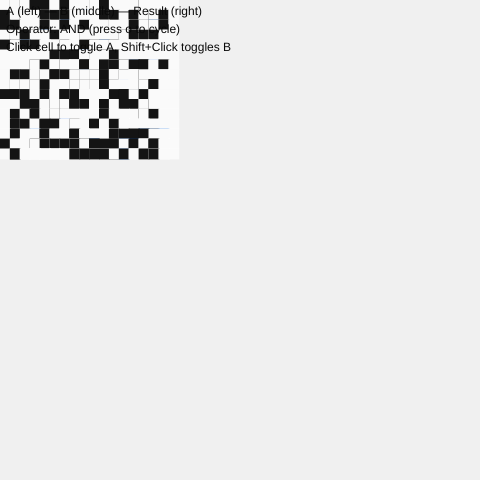
Frame 1 (no input)
Frame 60 (no input): identical to frame 1, image omitted
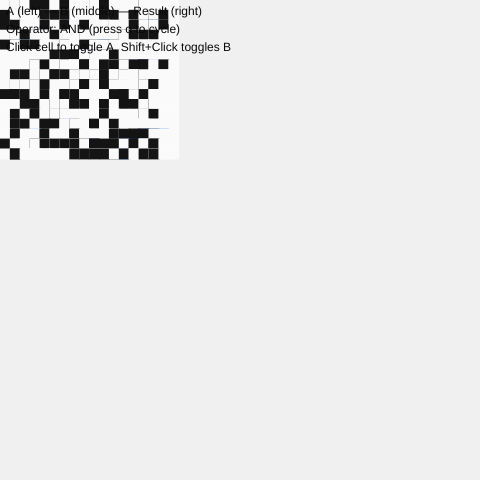
Frame 120 (the mouse pressed at the canvas centre since frame 60)

The p5.js sketch that drew these frames (run headless with seeded random() and noise() and a simulated clock; from frame 60 on, the mouse is pressed at the canvas centre):

// p5.js sketch
// ── sketch.js
// GENUARY DAY 07: Boolean algebra.
// ÉTOILES RÉGULIÈRES

/*
 Interactive boolean grid: two layers A and B of bits. The result C
 is computed per-cell using the selected operator (AND/OR/XOR). Click to
 toggle A (shift+click toggles B). Press `o` to cycle the operator.
*/

const NP = 480;
const COLS = 16;
const ROWS = 16;
let A = [];
let B = [];
let opIndex = 0;
const OPS = ["AND", "OR", "XOR"];

function setup() {
  createCanvas(NP, NP);
  initGrids();
  noStroke();
}

function initGrids() {
  A = new Array(ROWS).fill(0).map(() => new Array(COLS).fill(0));
  B = new Array(ROWS).fill(0).map(() => new Array(COLS).fill(0));
  // random seed pattern
  for (let r = 0; r < ROWS; r++)
    for (let c = 0; c < COLS; c++) {
      A[r][c] = random() < 0.35 ? 1 : 0;
      B[r][c] = random() < 0.35 ? 1 : 0;
    }
}

function draw() {
  background(240);
  const w = width / COLS;
  const h = height / ROWS;
  for (let r = 0; r < ROWS; r++) {
    for (let c = 0; c < COLS; c++) {
      const ax = A[r][c];
      const bx = B[r][c];
      // left half: A
      fill(ax ? 20 : 250);
      rect(c * w * 0.33, r * h * 0.33, w * 0.33 + 1, h * 0.33 + 1);
      // middle: B
      fill(bx ? 20 : 250);
      rect(c * w * 0.33 + w * 0.33, r * h * 0.33, w * 0.33 + 1, h * 0.33 + 1);
      // right: result
      const res = applyOp(ax, bx, OPS[opIndex]);
      fill(res ? "#1a73e8" : 250);
      rect(
        c * w * 0.33 + 2 * w * 0.33,
        r * h * 0.33,
        w * 0.33 + 1,
        h * 0.33 + 1,
      );
    }
  }

  // UI labels
  fill(10);
  textSize(12);
  textAlign(LEFT, TOP);
  text("A (left) — B (middle) — Result (right)", 6, 6);
  text("Operator: " + OPS[opIndex] + " (press o to cycle)", 6, 24);
  text("Click cell to toggle A, Shift+Click toggles B", 6, 42);
}

function applyOp(a, b, op) {
  if (op === "AND") return a & b;
  if (op === "OR") return a | b;
  if (op === "XOR") return a ^ b;
  return 0;
}

function mousePressed() {
  const w = width / COLS;
  const h = height / ROWS;
  const c = floor(mouseX / w);
  const r = floor(mouseY / h);
  if (r >= 0 && r < ROWS && c >= 0 && c < COLS) {
    if (keyIsDown(SHIFT)) B[r][c] = B[r][c] ? 0 : 1;
    else A[r][c] = A[r][c] ? 0 : 1;
  }
}

function keyPressed() {
  if (key === "o" || key === "O") opIndex = (opIndex + 1) % OPS.length;
  if (key === "r" || key === "R") initGrids();
}
